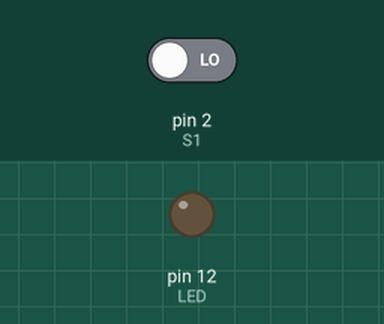
Simulated run of this sketch. Board: Arduino Uno, built with avr-gcc and run on an emulated ATmega328P. Shown: output pins drawn as LEDs (lit = HIGH). Dashed ring = blinking. The test bench sets the inputs (shaded band); at power-on: pin 2 (S1) LOW.

Above: at 1.2 s.
1.3 s: pin 2 (S1) driven HIGH
At 1.7 s:
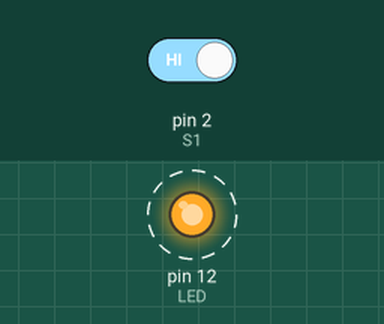
4.3 s: pin 2 (S1) driven LOW
At 5.2 s:
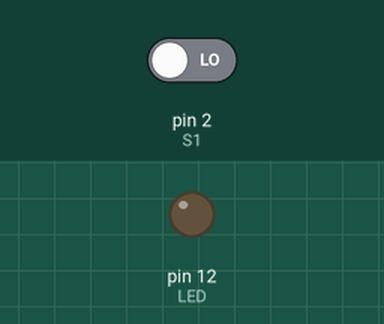
Timing chart, 0 to 7.3 s (numbered marks = the images above; inputs shaded):
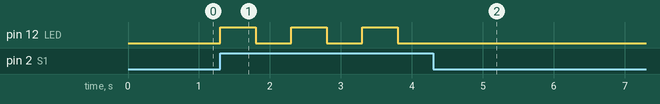

The sketch:

Day3.ino
```cpp
int LED = 12;
int S1 = 2;

void setup() {
  pinMode(LED, OUTPUT);
  pinMode(S1, INPUT);
}

void loop() {
  if(digitalRead(S1) == HIGH) {
    digitalWrite(LED, HIGH);
    delay(500);
    digitalWrite(LED, LOW);
    delay(500);
  }
  else {
    digitalWrite(LED, LOW);
  }

}
```

Measured:
- after the input at 1.3 s, pin 12 (LED): alternates HIGH for 0.50 s and LOW for 0.50 s, starting at once
- after the input at 4.3 s, pin 12 (LED): stops changing and stays LOW
